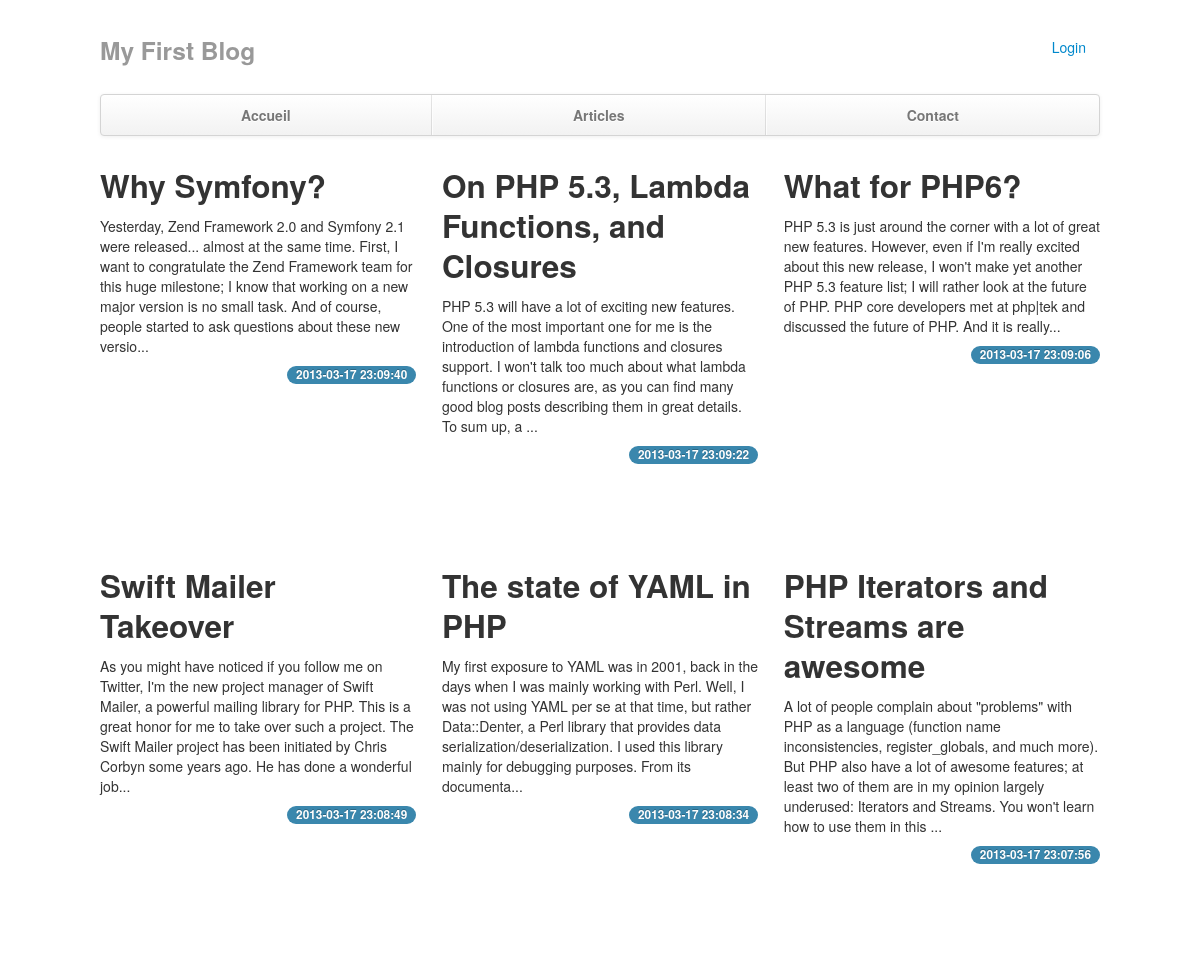
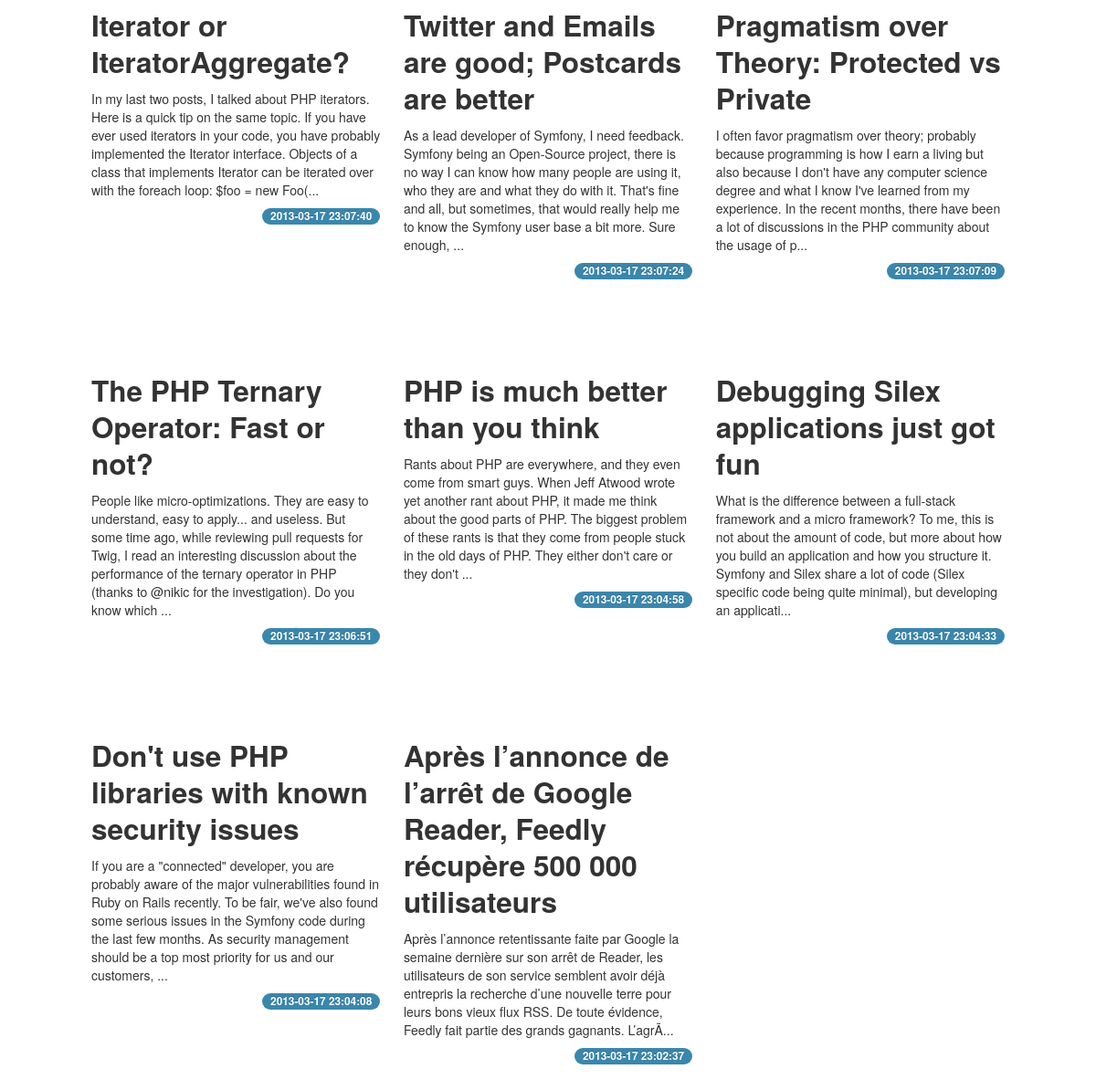
The app's page /articles.php with its own data (2 pictures, top to bottom).
### tables this page shows
CREATE TABLE IF NOT EXISTS `article` (
  `id` int(10) unsigned NOT NULL AUTO_INCREMENT,
  `title` varchar(255) NOT NULL,
  `content` text NOT NULL,
  `date` timestamp NOT NULL DEFAULT CURRENT_TIMESTAMP,
  `enabled` tinyint(1) NOT NULL DEFAULT '1',
  PRIMARY KEY (`id`)
);

### functions/article.fn.php (called while the page is built, shortened)
<?php
function getAllArticles($link, $enabled = true, $limit = false) {
    $sql = 'SELECT * FROM article ';
    if ($enabled) {
        $sql .= 'WHERE `enabled`=true';
    }
    $sql .= ' ORDER BY id DESC ';
	$result = mysqli_query($link, $sql);
	if($result)
		return $result;
	else
		return false;
}
function getExcerpt($string, $length = 300) {
    $excerpt = substr($string, 0, $length);
    if (strlen($string) > $length) {
        $excerpt .= '...';
    }
    return $excerpt;
}

### articles.php (the view, shortened to what this page needs)
<?php
include('_header.php');
$articles = getAllArticles($link, true);
while($article = mysqli_fetch_array($articles))
{
?>
<article class="span4">
    <h2><a href="article.php?id=<?= $article['id']; ?>"><?= $article['title']; ?></a></h2>
    <p><?= getExcerpt($article['content']); ?></p>
    <small class="badge badge-info pull-right"><?= $article['date']; ?></small>
</article>
<?php
}

### styles/style.css (style rules this page uses)
html, body { height: 100%; }
body { padding-top: 20px; }
.row-fluid [class*="span"]:nth-child(3n-2) { margin-left: 0; }
.row-fluid [class*="span"] > h2 > a { color: rgb(51, 51, 51); }
.row-fluid article[class*="span"] { min-height: 400px; }

### records on screen
article: title "Why Symfony?", content "Yesterday, Zend Framework 2.0 and Symfony 2.1 were released... almost at the same time. First, I want to congratulate the Zend Framework team for this huge milestone; I know that working on a new major version is no small task. And of course, people started to ask questions about these new versio...", date "2013-03-17 23:09:40"
article: title "On PHP 5.3, Lambda Functions, and Closures", content "PHP 5.3 will have a lot of exciting new features. One of the most important one for me is the introduction of lambda functions and closures support. I won't talk too much about what lambda functions or closures are, as you can find many good blog posts describing them in great details. To sum up, a ...", date "2013-03-17 23:09:22"
article: title "What for PHP6?", content "PHP 5.3 is just around the corner with a lot of great new features. However, even if I'm really excited about this new release, I won't make yet another PHP 5.3 feature list; I will rather look at the future of PHP. PHP core developers met at php|tek and discussed the future of PHP. And it is really...", date "2013-03-17 23:09:06"
article: title "Swift Mailer Takeover", content "As you might have noticed if you follow me on Twitter, I'm the new project manager of Swift Mailer, a powerful mailing library for PHP. This is a great honor for me to take over such a project. The Swift Mailer project has been initiated by Chris Corbyn some years ago. He has done a wonderful job...", date "2013-03-17 23:08:49"
article: title "The state of YAML in PHP", content "My first exposure to YAML was in 2001, back in the days when I was mainly working with Perl. Well, I was not using YAML per se at that time, but rather Data::Denter, a Perl library that provides data serialization/deserialization. I used this library mainly for debugging purposes. From its documenta...", date "2013-03-17 23:08:34"
article: title "PHP Iterators and Streams are awesome", content "A lot of people complain about \"problems\" with PHP as a language (function name inconsistencies, register_globals, and much more). But PHP also have a lot of awesome features; at least two of them are in my opinion largely underused: Iterators and Streams. You won't learn how to use them in this ...", date "2013-03-17 23:07:56"
article: title "Iterator or IteratorAggregate?", content "In my last two posts, I talked about PHP iterators. Here is a quick tip on the same topic. If you have ever used iterators in your code, you have probably implemented the Iterator interface. Objects of a class that implements Iterator can be iterated over with the foreach loop: $foo = new Foo(...", date "2013-03-17 23:07:40"
article: title "Twitter and Emails are good; Postcards are better", content "As a lead developer of Symfony, I need feedback. Symfony being an Open-Source project, there is no way I can know how many people are using it, who they are and what they do with it. That's fine and all, but sometimes, that would really help me to know the Symfony user base a bit more. Sure enough, ...", date "2013-03-17 23:07:24"
article: title "Pragmatism over Theory: Protected vs Private", content "I often favor pragmatism over theory; probably because programming is how I earn a living but also because I don't have any computer science degree and what I know I've learned from my experience. In the recent months, there have been a lot of discussions in the PHP community about the usage of p...", date "2013-03-17 23:07:09"
article: title "The PHP Ternary Operator: Fast or not?", content "People like micro-optimizations. They are easy to understand, easy to apply... and useless. But some time ago, while reviewing pull requests for Twig, I read an interesting discussion about the performance of the ternary operator in PHP (thanks to @nikic for the investigation). Do you know which ...", date "2013-03-17 23:06:51"
article: title "PHP is much better than you think", content "Rants about PHP are everywhere, and they even come from smart guys. When Jeff Atwood wrote yet another rant about PHP, it made me think about the good parts of PHP. The biggest problem of these rants is that they come from people stuck in the old days of PHP. They either don't care or they don't ...", date "2013-03-17 23:04:58"
article: title "Debugging Silex applications just got fun", content "What is the difference between a full-stack framework and a micro framework? To me, this is not about the amount of code, but more about how you build an application and how you structure it. Symfony and Silex share a lot of code (Silex specific code being quite minimal), but developing an applicati...", date "2013-03-17 23:04:33"
article: title "Don't use PHP libraries with known security issues", content "If you are a \"connected\" developer, you are probably aware of the major vulnerabilities found in Ruby on Rails recently. To be fair, we've also found some serious issues in the Symfony code during the last few months. As security management should be a top most priority for us and our customers, ...", date "2013-03-17 23:04:08"
article: title "Après l’annonce de l’arrêt de Google Reader, Feedly récupère 500 000 utilisateurs", content "Après l’annonce retentissante faite par Google la semaine dernière sur son arrêt de Reader, les utilisateurs de son service semblent avoir déjà entrepris la recherche d’une nouvelle terre pour leurs bons vieux flux RSS. De toute évidence, Feedly fait partie des grands gagnants. L’agrÃ...", date "2013-03-17 23:02:37"
